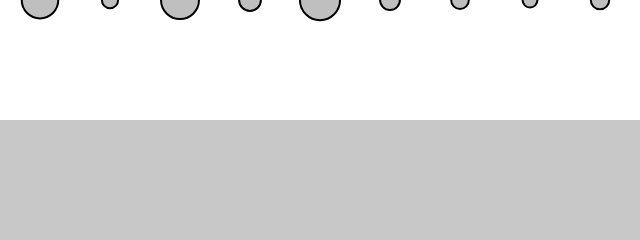
Frame 1 (no input)
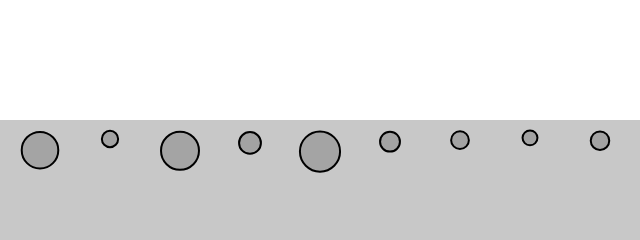
Frame 60 (no input)
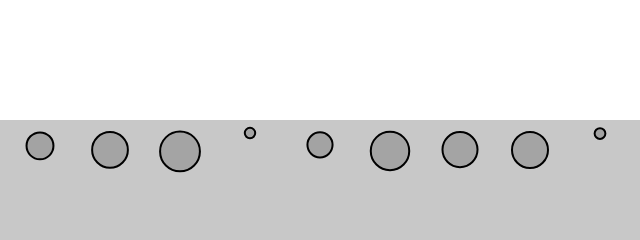
Frame 120 (the mouse pressed at the canvas centre since frame 60)

The p5.js sketch that drew these frames (run headless with seeded random() and noise() and a simulated clock; from frame 60 on, the mouse is pressed at the canvas centre):

// p5.js sketch
// ── sketch.js
// The Nature of Code
// Daniel Shiffman
// http://natureofcode.com

// Forces (Gravity and Fluid Resistence) with Vectors

// Demonstration of multiple force acting on bodies (Mover class)
// Bodies experience gravity continuously
// Bodies experience fluid resistance when in "water"

// Five moving bodies
let movers = [];

// Liquid
let liquid;

function setup() {
  createCanvas(640, 240);
  reset();
  // Create liquid object
  liquid = new Liquid(0, height / 2, width, height / 2, 0.1);
}

function draw() {
  background(255);

  // Draw liquid
  liquid.show();

  for (let i = 0; i < movers.length; i++) {
    // Is the Mover in the liquid?
    if (liquid.contains(movers[i])) {
      // Calculate drag force
      let dragForce = liquid.drag(movers[i]);
      // Apply drag force to Mover
      movers[i].applyForce(dragForce);
    }

    // Gravity is scaled by mass here!
    let gravity = createVector(0, 0.1 * movers[i].mass);
    // Apply gravity
    movers[i].applyForce(gravity);

    // Update and display
    movers[i].update();
    movers[i].show();
    movers[i].checkEdges();
  }
}

function mousePressed() {
  reset();
}

// Restart all the Mover objects randomly
function reset() {
  for (let i = 0; i < 9; i++) {
    movers[i] = new Mover(40 + i * 70, 0, random(0.5, 3));
  }
}

// ── liquid.js
// The Nature of Code
// Daniel Shiffman
// http://natureofcode.com

class Liquid {
  constructor(x, y, w, h, c) {
    this.x = x;
    this.y = y;
    this.w = w;
    this.h = h;
    this.c = c;
  }

  // Is the Mover in the Liquid?
  contains(mover) {
    let pos = mover.position;
    return pos.x > this.x && pos.x < this.x + this.w &&
      pos.y > this.y && pos.y < this.y + this.h;
  }

  // Calculate drag force
  drag(mover) {
    // Magnitude is coefficient * speed squared
    let speed = mover.velocity.mag();
    let dragMagnitude = this.c * speed * speed;

    // Direction is inverse of velocity
    let dragForce = mover.velocity.copy();
    dragForce.mult(-1);

    // Scale according to magnitude
    dragForce.setMag(dragMagnitude);
    return dragForce;
  }

  show() {
    noStroke();
    fill(200);
    rect(this.x, this.y, this.w, this.h);
  }
}
// ── mover.js
// The Nature of Code
// Daniel Shiffman
// http://natureofcode.com

class Mover {
  constructor(x, y, mass) {
    this.mass = mass;
    this.radius = mass * 8;
    this.position = createVector(x, y);
    this.velocity = createVector(0, 0);
    this.acceleration = createVector(0, 0);
  }
  // Newton's 2nd law: F = M * A
  // or A = F / M
  applyForce(force) {
    let f = p5.Vector.div(force, this.mass);
    this.acceleration.add(f);
  }

  update() {
    // Velocity changes according to acceleration
    this.velocity.add(this.acceleration);
    // position changes by velocity
    this.position.add(this.velocity);
    // We must clear acceleration each frame
    this.acceleration.mult(0);
  }

  show() {
    stroke(0);
    strokeWeight(2);
    fill(127, 127);
    circle(this.position.x, this.position.y, this.radius * 2);
  }

  // Bounce off bottom of window
  checkEdges() {
    if (this.position.y > height - this.radius) {
      this.velocity.y *= -0.9; // A little dampening when hitting the bottom
      this.position.y = height - this.radius;
    }
  }
}
